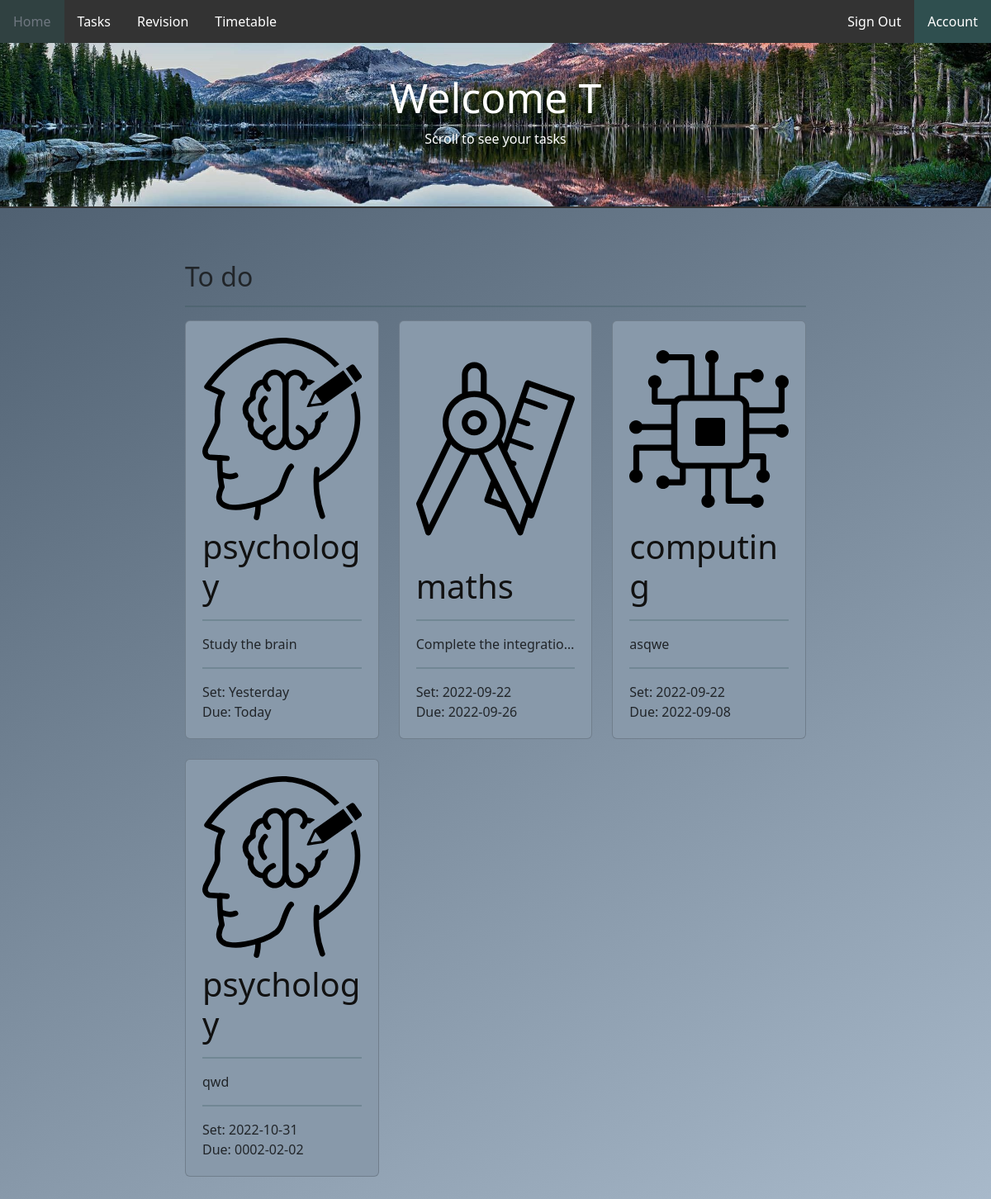
Page / (signed in) on the earlier database version.
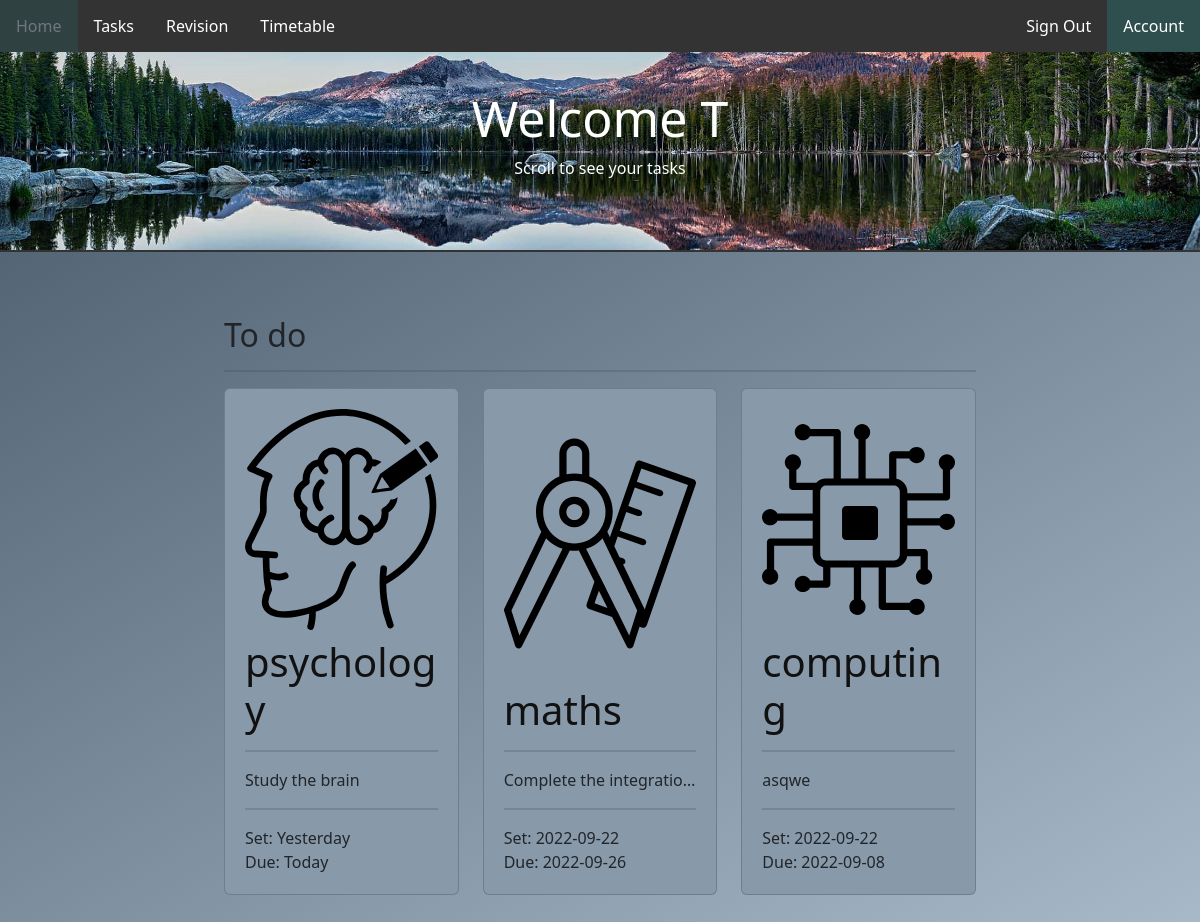
Same page on the later database version.
### tables this page shows
CREATE TABLE tasks (task_id INTEGER PRIMARY KEY AUTOINCREMENT NOT NULL UNIQUE, description STRING, completed BOOLEAN (1) NOT NULL, category VARCHAR NOT NULL REFERENCES subjects (subject), due_date DATE, set_date DATE, username VARCHAR REFERENCES user_info (username) NOT NULL);

CREATE TABLE subjects (subject VARCHAR PRIMARY KEY, image_address VARCHAR);

### app.py (the view)
@app.route("/")
def index():
    if not session.get("name"):
        return redirect("/sign_in")
    name = session.get("name")
    session["tasks"] = database.get_tasks_by_username(session["username"])
    return render_template("home.html", user=name, tasks = session["tasks"])

### database.py (called while the page is built)
def execute_and_return(query: str, arguments: tuple) -> list:
    details = []
    connection = sqlite3.connect("./nea_database.db")
    cursor = connection.execute(query, arguments).fetchall()
    for x in cursor:
        details.append(x)
    connection.commit()
    connection.close()
    return details

def get_tasks_by_username(username):
    value = execute_and_return("SELECT * FROM tasks JOIN subjects ON tasks.category = subjects.subject WHERE tasks.username = ?", (username, ))
    details = []
    for x in value:
        details.append(x)
    return details

### templates/home.html (shortened to what this page needs)
{% extends "home_layout.html" %}
{% block body %}
    <div class="banner">
        <h1> Welcome {{user}} </h1>
        <p> Scroll to see your tasks </p>
    </div>
    <div class="page-body">
        <div class="container">
            <h2>To do</h2>
            <hr>
            <div class="row">
                {% for task in tasks %}
                    {% if not task[2] %}
                        <div class="col-6 col-lg-6 col-xl-4 mb-4 foo">
                            <div class="card">
                                <img class="card-top" src="{{task[8]}}" alt="{{subject}}">
                                <div>
                                    <h1><a href="/tasks/{{task[0]}}">{{task[3]}}</a></h1>
                                    <hr>
                                    <p>{{task[1]}}</p>
                                    <hr>
                                    <p>Set: {{task[5]}}</p>
                                    <p>Due: {{task[4]}}</p>
                                </div>
                            </div>
                        </div>
                    {% endif %}
                {% endfor %}
            </div>
        </div>
    </div>
{% endblock %}

### templates/home_layout.html (shortened to what this page needs)
<!DOCTYPE html>
<html lang="en">
    <head>
        <link rel="stylesheet" href="https://cdn.jsdelivr.net/npm/bootstrap@5.2.0/dist/css/bootstrap.min.css">
        <link rel="stylesheet" href="/static/style.css" >
    </head>
    <body>
        <nav>
            <ul>
                <li><a class="active" href="/">Home</a></li>
                <li><a href="/tasks">Tasks</a></li>
                <li><a href="/revision">Revision</a></li>
                <li><a href="/timetable">Timetable</a></li>
                <li class="right"><a class="active" href="/account">Account</a></li>
                <li class="right"><a href="/logout">Sign Out</a></li>
            </ul>
        </nav>
        <main>
            {% block body %}{% endblock %}
        </main>
    </body>
</html>

### static/style.css (style rules this page uses)
html { min-height:100%; }
body { background:linear-gradient(150deg, #445566, #AABBCC); background-repeat: no-repeat; background-position:bottom; background-size: cover; background-attachment: fixed; font-family: system-ui, -apple-system, BlinkMacSystemFont, 'Segoe UI', Roboto, Oxygen, Ubuntu, Cantarell, 'Open Sans', 'Helvetica Neue', sans-serif; }
a:not(nav ul li a) { color: white; }
.banner { background-image: url(/static/images/background.jpg); background-repeat: no-repeat; background-position: center top; background-size: cover; border-bottom: 2px solid #333; text-align: center; height: 200px; padding: 3%; color: white; }
.banner h1 { font-size:50px; text-align: center; }
nav { background-color: black; }
nav ul { list-style-type: none; margin: 0; padding: 0; overflow: hidden; background-color: #333; }
nav ul li { float: left; }
nav ul li a { display: block; color: white; text-align: center; padding: 14px 16px; text-decoration: none; }
nav ul li a.active { background-color: #2F4F4F; }
nav ul li.right { float:right; }
.page-body { margin-right: auto; margin-left: auto; margin-top: 20px; max-width: 70%; padding: 20px; }
.page-body hr { background-color: #2F4F4F; height: 2px; border: 0px; }
.page-body a { color: #111; text-decoration: none; }
.card { background-color: #8899AA; height: 100%; padding: 20px; }
.card h1 { margin-top: 8px; margin-bottom: 8px; }
.card p { margin: 0px; }
.card-top { height: 70%; }
.card p { text-align: left; white-space: nowrap; width: 100%; overflow: hidden; text-overflow: ellipsis; }
.container { padding: 24px; }
h1, h2, h3, h4, h5 { text-align: left; }

Differences in the rows shown:
no longer on this page (row edited): tasks: image_address (picture), category "psychology", description "qwd", set_date "2022-10-31", due_date "0002-02-02"
